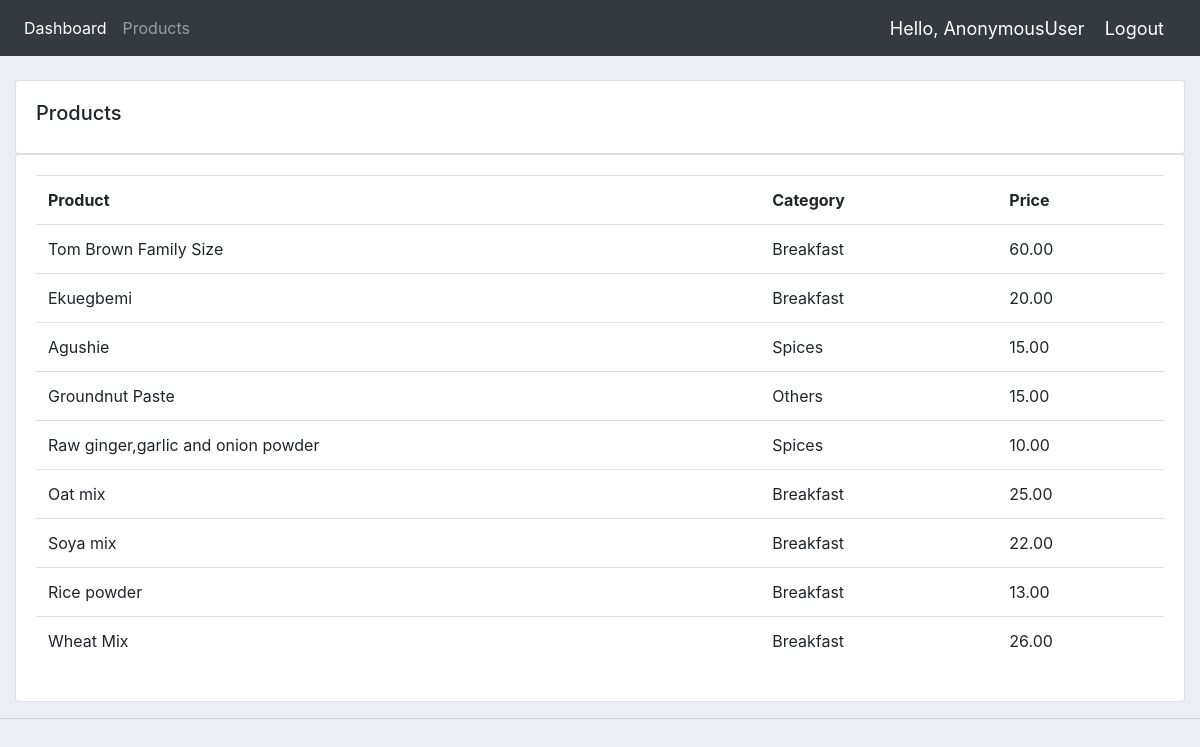
Screenshot of /products/ with the database file from the repository.
### store/models.py (models this page shows, shortened)
class Product(models.Model):
	CATEGORY = (
			('Breakfast', 'Breakfast'),
			('Spices', 'Spices'),
			('Others', 'Others'),
			)
	name = models.CharField(max_length=200)
	price = models.DecimalField(max_digits=7, decimal_places=2)
	image = models.ImageField(null=True, blank=True)
	digital = models.BooleanField(default=False,null=True, blank=True)
	category = models.CharField(max_length=200, null=True, choices=CATEGORY)
	description = models.CharField(max_length=200, null=True, blank=True)
	date_created = models.DateTimeField(auto_now_add=True, null=True)

### store/views.py (the view)
# urls.py: path('products/', views.products, name='products'),
def products(request):
     products = Product.objects.all()
     return render(request, 'store/products.html', {'products':products})

### store/templates/store/products.html
{%  extends 'store/mainad.html' %}
{% block content %}
		<br>
		<div class="row">
			<div class="col-md">
				<div class="card card-body">
					<h5>Products</h5>
				</div>
				<div class="card card-body">
					<table class="table">
						<tr>
							<th>Product</th>
							<th>Category</th>
							<th>Price</th>
						</tr>
						{% for i in products %}
							<tr>
								<td>{{i.name}}</td>
								<td>{{i.category}}</td>
								<td>{{i.price}}</td>
							</tr>
						{% endfor %}
					</table>
				</div>
			</div>
		</div>
{% endblock content %}

### static/css/admin.css (style rules this page uses)
body { background-color: #ebeff5; }

### rows the page displays
Product: name "Tom Brown Family Size", category "Breakfast", price "60.00"
Product: name "Ekuegbemi", category "Breakfast", price "20.00"
Product: name "Agushie", category "Spices", price "15.00"
Product: name "Groundnut Paste", category "Others", price "15.00"
Product: name "Raw ginger,garlic and onion powder", category "Spices", price "10.00"
Product: name "Oat mix", category "Breakfast", price "25.00"
Product: name "Soya mix", category "Breakfast", price "22.00"
Product: name "Rice powder", category "Breakfast", price "13.00"
Product: name "Wheat Mix", category "Breakfast", price "26.00"

### other values shown
{{ request.user }} "AnonymousUser"
